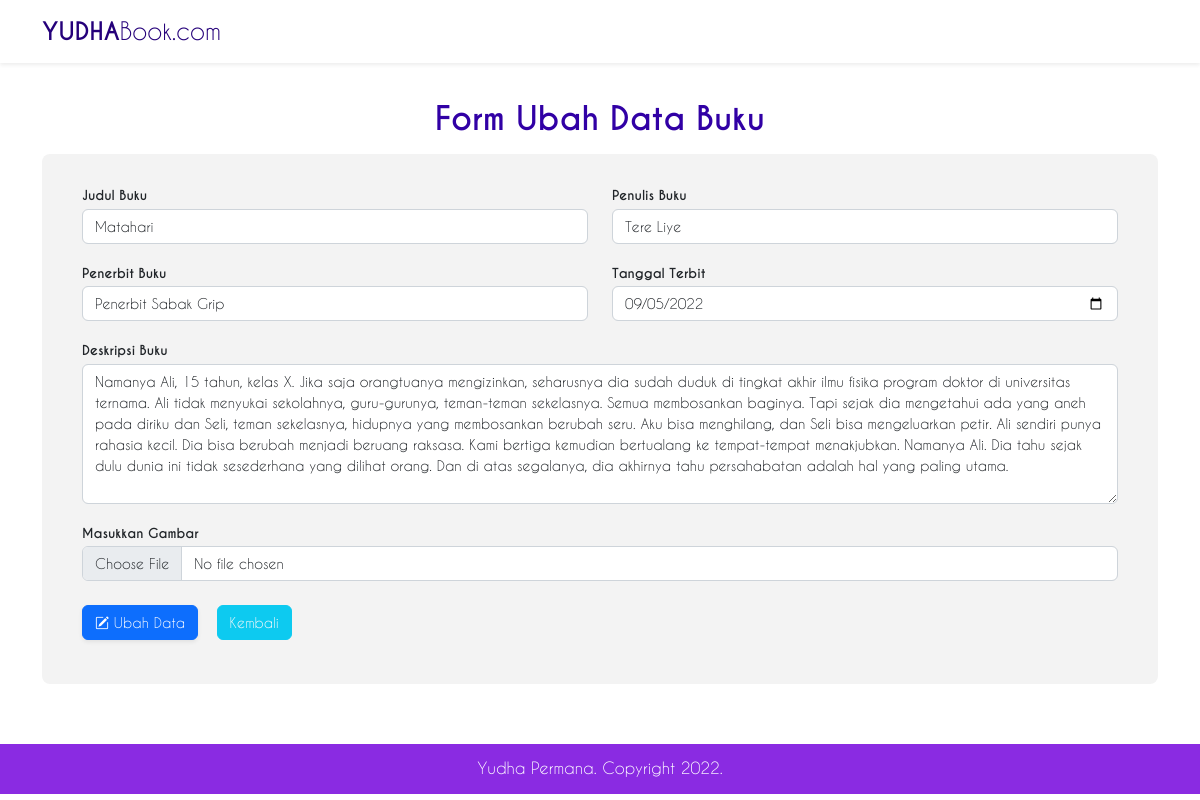
/php/ubah.php?id=11, run on the app's committed database.
### tables this page shows
CREATE TABLE `buku` (
  `id` int(11) NOT NULL,
  `judul_buku` varchar(100) NOT NULL,
  `penulis_buku` varchar(100) NOT NULL,
  `penerbit_buku` varchar(100) NOT NULL,
  `tanggal_terbit` date NOT NULL,
  `deskripsi_buku` text NOT NULL,
  `gambar` varchar(100) NOT NULL
);

### php/functions.php (called while the page is built, shortened)
<?php
function koneksi()
{
	$conn = mysqli_connect("localhost", "root", "");
	mysqli_select_db($conn, "prakweb_2022_b_203040101");
	return $conn;
}
function query($sql)
{
	$conn = koneksi();
	$result = mysqli_query($conn, "$sql");
	$rows = [];
	while ($row = mysqli_fetch_assoc($result)) {
		$rows[] = $row;
	}
	return $rows;
}

### php/ubah.php (the view, shortened to what this page needs)
<?php
require 'functions.php';
$id = $_GET['id'];
$bk = query("SELECT * FROM buku WHERE id = $id")[0];
?>
<!DOCTYPE html>
<html lang="en">
<head>
    <link rel="stylesheet" href="../css/bootstrap.min.css">
    <link rel="stylesheet" href="https://cdn.jsdelivr.net/npm/bootstrap-icons@1.9.1/font/bootstrap-icons.css">
    <link rel="stylesheet" href="../css/stylesheet.css">
</head>
<body>
    <nav class="navbar fixed-top navbar-expand-lg navbar-light shadow-sm py-auto bg-white">
        <div class="container">
            <a class="navbar-brand">
                YUDHA<span class="span">Book.com </span>
            </a>
        </div>
    </nav>
    <section id="form-tambah">
        <div class="container">
            <form class="form-tambah" method="POST" enctype="multipart/form-data">
                <h2 class="mb-3 text-center" style="color: rgb(49, 0, 165);">Form Ubah Data Buku</h2>
                <div class="kotak rounded-3 row justify-content-center">
                    <div class="mb-3 col-md-6">
                        <label for="judul_buku" class="form-label">Judul Buku</label>
                        <input type="text" class="form-control" id="judul_buku" name="judul_buku" value="<?= $bk['judul_buku']; ?>" required>
                    </div>
                    <div class=" mb-3 col-md-6">
                        <label for="penulis_buku" class="form-label">Penulis Buku</label>
                        <input type="text" class="form-control" id="penulis_buku" name="penulis_buku" value="<?= $bk['penulis_buku']; ?>" required>
                    </div>
                    <div class=" mb-3 col-md-6">
                        <label for="penerbit_buku" class="form-label">Penerbit Buku</label>
                        <input type="text" class="form-control" id="penerbit_buku" name="penerbit_buku" value="<?= $bk['penerbit_buku']; ?>" required>
                    </div>
                    <div class=" mb-3 col-md-6">
                        <label for="tanggal_terbit" class="form-label">Tanggal Terbit</label>
                        <input type="date" class="form-control" id="tanggal_terbit" name="tanggal_terbit" value="<?= $bk['tanggal_terbit']; ?>" required>
                    </div>
                    <div class=" mb-3 col-md-12">
                        <label for="deskripsi_buku" class="form-label">Deskripsi Buku</label>
                        <textarea class="form-control" id="deskripsi_buku" rows="6" name="deskripsi_buku" value="" required><?= $bk['deskripsi_buku']; ?></textarea>
                    </div>
                    <div class="mb-3 col-md-12">
                        <label for="gambar" class="form-label">Masukkan Gambar</label>
                        <input class="form-control" type="file" id="gambar" name="gambar">
                    </div>
                    <div class="mb-3 btn-tambah pt-2 ">
                        <button class="btn btn-primary shadow-sm" type="submit" name="ubah" style="font-size: 14px; margin-right: 13px;"><i class="bi bi-pencil-square"></i> Ubah Data</button>
                        <a href="../index.php"><button class="btn btn-info text-light" type="button" style="font-size: 14px;">Kembali</button></a>
                    </div>
                </div>
            </form>
        </div>
    </section>
    <footer class="footer">
        <div class="container">
            <p class="text-center py-auto">Yudha Permana. Copyright 2022.</p>
        </div>
    </footer>
</body>
</html>

### css/stylesheet.css (style rules this page uses)
html { scroll-behavior: smooth; }
section { margin-bottom: 60px; }
.navbar-brand { font-size: 24px; font-family: "Caviar Dreams Bold"; color: rgb(37, 0, 122); }
.navbar-brand span { font-size: 24px; font-family: "Caviar Dreams"; }
.form-tambah { margin-top: 100px; font-family: "Caviar Dreams"; }
.form-tambah h2 { font-family: "Caviar Dreams Bold"; }
.kotak { background-color: rgb(243, 243, 243); width: fit-content; margin: auto; padding: 28px; }
.kotak label { font-family: "Caviar Dreams Bold"; font-size: 13px; margin-bottom: 3px; }
.kotak input { font-size: 14px; }
.kotak textarea { font-size: 14px; }
footer { width: 100%; height: 50px; background-color: blueviolet; color: white; padding-top: 12px; font-family: "Caviar Dreams"; }

### data on the page
buku: judul_buku "Matahari", penulis_buku "Tere Liye", penerbit_buku "Penerbit Sabak Grip", tanggal_terbit "09/05/2022", deskripsi_buku "Namanya Ali, 15 tahun, kelas X. Jika saja orangtuanya mengizinkan, seharusnya dia sudah duduk di tingkat akhir ilmu fisika program doktor di universitas ternama. Ali tidak menyukai sekolahnya, guru-gurunya, teman-teman sekelasnya. Semua membosankan baginya. Tapi sejak dia mengetahui ada yang aneh pada diriku dan Seli, teman sekelasnya, hidupnya yang membosankan berubah seru. Aku bisa menghilang, dan Seli bisa mengeluarkan petir. Ali sendiri punya rahasia kecil. Dia bisa berubah menjadi beruang raksasa. Kami bertiga kemudian bertualang ke tempat-tempat menakjubkan. Namanya Ali. Dia tahu sejak dulu dunia ini tidak sesederhana yang dilihat orang. Dan di atas segalanya, dia akhirnya tahu…"
